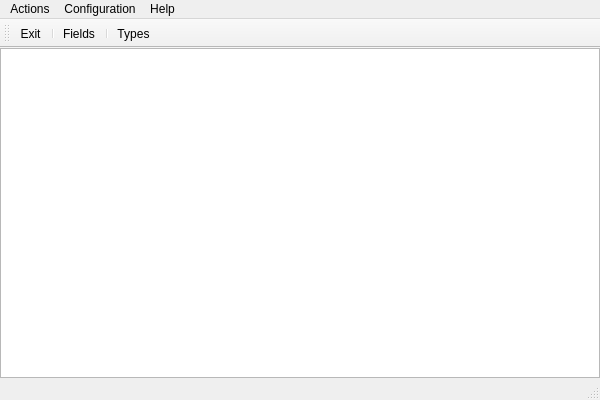
<?xml version="1.0" encoding="UTF-8"?>
<ui version="4.0">
 <class>SyntroAlertClass</class>
 <widget class="QMainWindow" name="SyntroAlertClass">
  <property name="geometry">
   <rect>
    <x>0</x>
    <y>0</y>
    <width>600</width>
    <height>400</height>
   </rect>
  </property>
  <property name="windowTitle">
   <string>SyntroAlert</string>
  </property>
  <widget class="QWidget" name="centralWidget">
   <layout class="QVBoxLayout" name="verticalLayout">
    <property name="leftMargin">
     <number>0</number>
    </property>
    <property name="topMargin">
     <number>0</number>
    </property>
    <property name="rightMargin">
     <number>0</number>
    </property>
    <property name="bottomMargin">
     <number>0</number>
    </property>
    <item>
     <widget class="QTableWidget" name="logTable">
      <property name="showGrid">
       <bool>true</bool>
      </property>
      <property name="sortingEnabled">
       <bool>false</bool>
      </property>
      <property name="columnCount">
       <number>0</number>
      </property>
      <attribute name="horizontalHeaderStretchLastSection">
       <bool>false</bool>
      </attribute>
      <attribute name="verticalHeaderStretchLastSection">
       <bool>false</bool>
      </attribute>
     </widget>
    </item>
   </layout>
  </widget>
  <widget class="QMenuBar" name="menuBar">
   <property name="geometry">
    <rect>
     <x>0</x>
     <y>0</y>
     <width>600</width>
     <height>21</height>
    </rect>
   </property>
   <widget class="QMenu" name="menuFile">
    <property name="title">
     <string>Actions</string>
    </property>
    <addaction name="actionBasicSetup"/>
    <addaction name="actionSave"/>
    <addaction name="separator"/>
    <addaction name="actionExit"/>
   </widget>
   <widget class="QMenu" name="menuHelp">
    <property name="title">
     <string>Help</string>
    </property>
    <addaction name="actionAbout"/>
   </widget>
   <widget class="QMenu" name="menuConfiguration">
    <property name="title">
     <string>Configuration</string>
    </property>
    <addaction name="actionFields"/>
    <addaction name="actionTypes"/>
   </widget>
   <addaction name="menuFile"/>
   <addaction name="menuConfiguration"/>
   <addaction name="menuHelp"/>
  </widget>
  <widget class="QToolBar" name="mainToolBar">
   <attribute name="toolBarArea">
    <enum>TopToolBarArea</enum>
   </attribute>
   <attribute name="toolBarBreak">
    <bool>false</bool>
   </attribute>
   <addaction name="actionExit"/>
   <addaction name="separator"/>
   <addaction name="actionFields"/>
   <addaction name="separator"/>
   <addaction name="actionTypes"/>
  </widget>
  <widget class="QStatusBar" name="statusBar"/>
  <action name="actionExit">
   <property name="text">
    <string>Exit</string>
   </property>
   <property name="iconVisibleInMenu">
    <bool>false</bool>
   </property>
  </action>
  <action name="actionAbout">
   <property name="text">
    <string>About</string>
   </property>
   <property name="iconVisibleInMenu">
    <bool>false</bool>
   </property>
  </action>
  <action name="actionSave">
   <property name="text">
    <string>Save</string>
   </property>
  </action>
  <action name="actionBasicSetup">
   <property name="text">
    <string>Basic setup</string>
   </property>
  </action>
  <action name="actionFields">
   <property name="text">
    <string>Fields ...</string>
   </property>
  </action>
  <action name="actionTypes">
   <property name="text">
    <string>Types ...</string>
   </property>
  </action>
 </widget>
 <layoutdefault spacing="6" margin="11"/>
 <resources/>
 <connections/>
</ui>
